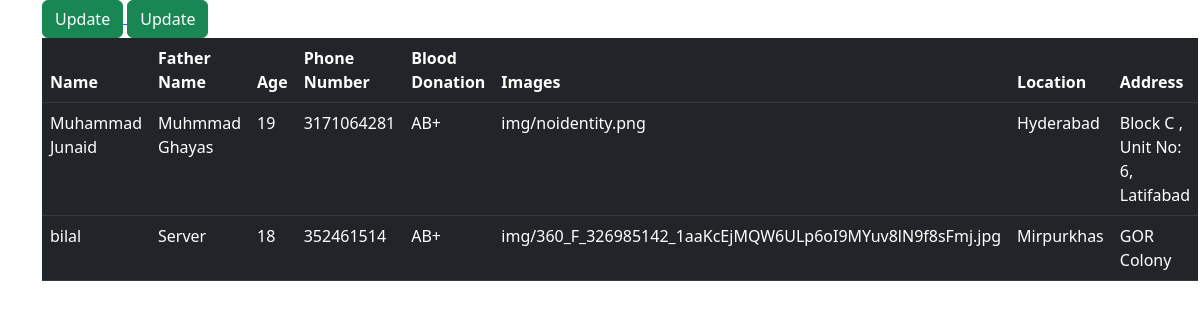
Page /dashboard.php (signed in) on the committed database.
### tables this page shows
CREATE TABLE `donordata` (
  `id` int(11) NOT NULL,
  `name` varchar(100) NOT NULL,
  `email` varchar(100) NOT NULL,
  `age` int(100) NOT NULL,
  `fathername` varchar(100) NOT NULL,
  `phone` varchar(100) NOT NULL,
  `bg` varchar(100) NOT NULL,
  `images` varchar(100) NOT NULL DEFAULT 'anonymous',
  `location` varchar(100) NOT NULL,
  `address` varchar(200) NOT NULL
);

### dashboard.php (the view, shortened to what this page needs)
<?php
$con = mysqli_connect("localhost", "root", "", "project");
if(isset($_SESSION['email'])){
$email = $_SESSION['email'];
  ?>
<!doctype html>
<html lang="en">
<head>
  <link href="https://cdn.jsdelivr.net/npm/bootstrap@5.2.1/dist/css/bootstrap.min.css" rel="stylesheet"
>
</head>
<body>
<div class="container">
<?php
$select ="SELECT * from donordata where email='$email'";
$result=mysqli_query($con,$select);
?>
<div class="table-responsive-lg">
  <table class="table table-dark">
    <thead>
      <tr>
        <th scope="col">Name</th>
        <th scope="col">Father Name</th>
        <th scope="col">Age</th>
        <th scope="col">Phone Number  </th>
        <th scope="col">Blood Donation</th>
        <th scope="col">Images</th>
        <th scope="col">Location</th>
        <th scope="col">Address</th>
      </tr>
    </thead>
    <tbody>
      <?php
      while($data = mysqli_fetch_assoc($result)){
      ?>
      <tr class="">
        <td scope="row"><?php echo $data['name']?></td>
        <td scope="row"><?php echo $data['fathername']?></td>
        <td scope="row"><?php echo $data['age']?></td>
        <td scope="row"><?php echo $data['phone']?></td>
        <td scope="row"><?php echo $data['bg']?></td>
        <td scope="row"><?php echo $data['images']?></td>
        <td scope="row"><?php echo $data['location']?></td>
        <td scope="row"><?php echo $data['address']?></td>
        <a href="updated.php?id=<?php echo $data['id']?>">
      <button class="btn btn-success">Update</button></a>
      </tr>
<?php
}
?>
    </tbody>
  </table>
</div>
</div>
</body>
</html>
<?php
}
?>

### rows in the picture
donordata: name "Muhammad Junaid", fathername "Muhmmad Ghayas", age "19", phone "3171064281", bg "AB+", images "img/noidentity.png", location "Hyderabad", address "Block C , Unit No: 6, Latifabad"
donordata: name "bilal", fathername "Server", age "18", phone "352461514", bg "AB+", images "img/360_F_326985142_1aaKcEjMQW6ULp6oI9MYuv8lN9f8sFmj.jpg", location "Mirpurkhas", address "GOR Colony"
